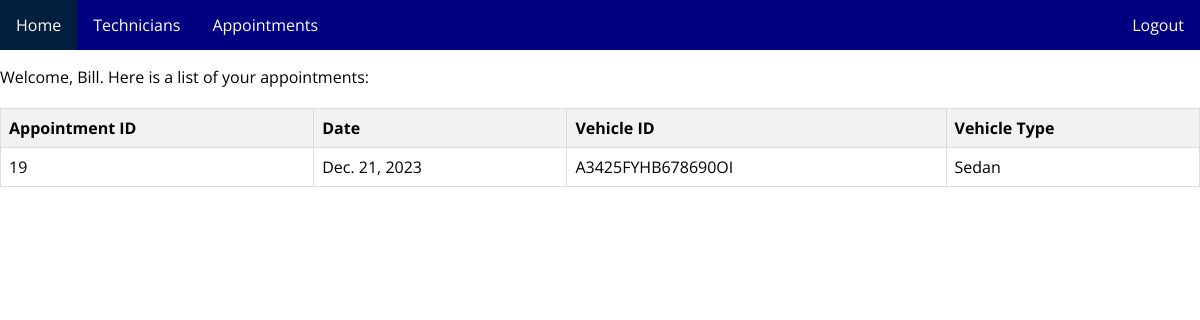
Screenshot of /view_inprocess_appointments (signed in) with the database file from the repository.
### account_setup/models.py (models this page shows, shortened)
class Appointment(models.Model):
    appointment_id = models.AutoField(primary_key=True)
    date = models.DateField()
    vehicle_id = models.CharField(max_length=17)
    vehicletype = models.CharField(max_length=30)
    customer_email = models.ForeignKey(CustomerInfo, on_delete=models.CASCADE)
    location = models.CharField(max_length=100)
    service_details = models.CharField(max_length=250)
    total_price = models.DecimalField(decimal_places=2, max_digits=8)
    manager_start_approval = models.BooleanField(default=False)
    manager_finish_approval = models.BooleanField(default=False)

### account_setup/views.py (the view)
# urls.py: path("view_inprocess_appointments", views.view_inprocess_appointments, name="view_inprocess_appointments"),
def view_inprocess_appointments(request):
    manager_email = request.session.get('manager_email', None)
    if manager_email == None:
        return HttpResponseRedirect("/manager_login")
    appointment_objects = Appointment.objects.filter(manager_start_approval=True, manager_finish_approval=False)
    return render(request, "account_setup/view_inprocess_appointments.html", {'appointments':appointment_objects})

### account_setup/templates/account_setup/view_inprocess_appointments.html (shortened to what this page needs)
{% extends "base_after_logging_manager.html" %}
{% block content %}
    <head>
    </head>
    <p>Welcome, {{ request.session.manager_email }}. Here is a list of your appointments:</p>
    <table>
        <thead>
            <tr>
                <th>Appointment ID</th>
                <th>Date</th>
                <th>Vehicle ID</th>
                <th>Vehicle Type</th>
            </tr>
        </thead>
        <tbody>
            {% for appointment in appointments %}
                <tr>
                    <td>{{ appointment.appointment_id }}</td>
                    <td>{{ appointment.date }}</td>
                    <td>{{ appointment.vehicle_id }}</td>
                    <td>{{ appointment.vehicletype }}</td>
                </tr>
            {% endfor %}
        </tbody>
    </table>
{% endblock %}

### templates/base_after_logging_manager.html (style rules this page uses)
body { font-family: 'Open Sans', sans-serif; margin: 0; padding: 0; }

### account_setup/templates/account_setup/view_inprocess_appointments.html (style rules this page uses)
table { width: 100%; border-collapse: collapse; margin-top: 20px; }
th, td { border: 1px solid #ddd; padding: 8px; text-align: left; }
th { background-color: #f2f2f2; }

### rows the page displays
Appointment: appointment_id "19", date "Dec. 21, 2023", vehicle_id "A3425FYHB678690OI", vehicletype "Sedan"

### other values shown
{{ request.session.manager_email }} "Bill"
